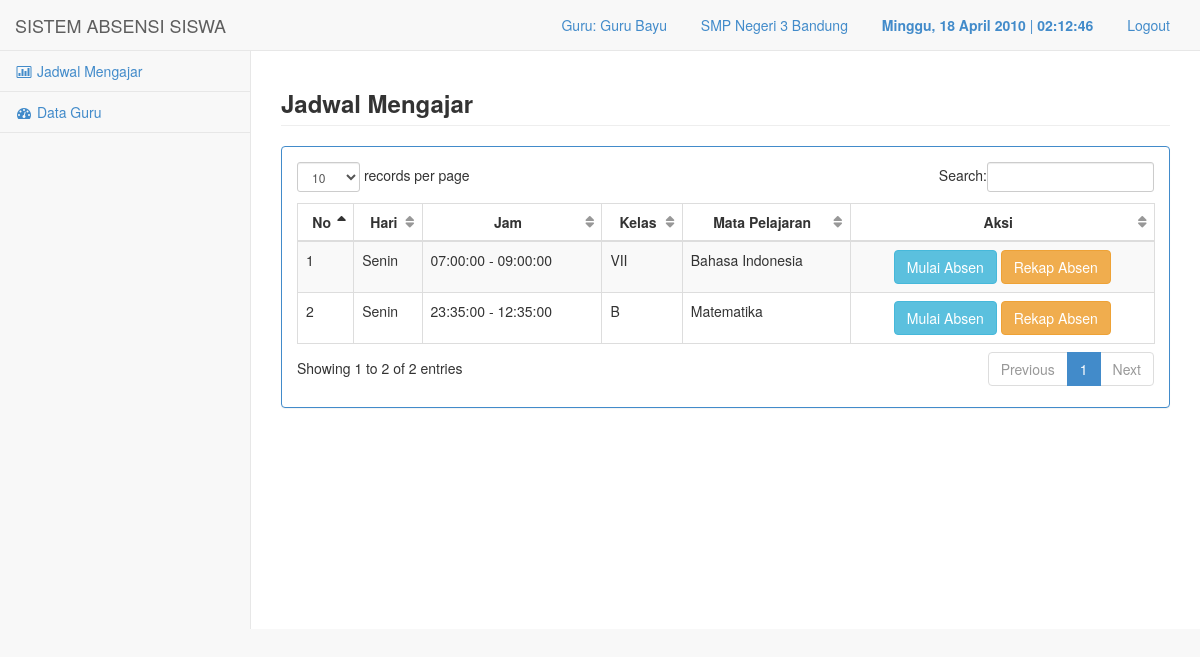
/media.php?module=jadwal_mengajar (signed in), run on the app's committed database.
### tables this page shows
CREATE TABLE `sekolah` (
  `id` int(10) NOT NULL,
  `kode` varchar(50) NOT NULL,
  `nama` varchar(100) NOT NULL,
  `alamat` text NOT NULL
);

CREATE TABLE `jadwal` (
  `idj` int(11) NOT NULL,
  `idh` int(11) NOT NULL,
  `idg` int(11) NOT NULL,
  `idk` int(11) NOT NULL,
  `idm` int(11) NOT NULL,
  `jam_mulai` time NOT NULL,
  `jam_selesai` time NOT NULL,
  `aktif` int(11) NOT NULL
);

CREATE TABLE `hari` (
  `idh` int(11) NOT NULL,
  `hari` varchar(15) NOT NULL
);

CREATE TABLE `kelas` (
  `idk` int(10) NOT NULL,
  `id` int(10) NOT NULL,
  `nama` varchar(50) NOT NULL
);

CREATE TABLE `mata_pelajaran` (
  `idm` int(11) NOT NULL,
  `nama_mp` varchar(100) NOT NULL
);

### config/fungsi.php (called while the page is built, shortened)
<?php
function tgl_ina($parameter){
$thn=substr($parameter,0,4);
$b=substr($parameter,5,2);
$tgl=substr($parameter,-2);
if($b==1) {$bln="Januari";}
else if($b==2) {$bln="Februari";}
else if($b==3) {$bln="Maret";}
else if($b==4) {$bln="April";}
$tanggal=$tgl . " ".$bln ." ".$thn;
return $tanggal;
}
function hari_ina($day)
{
if ($day=="Monday")
{$hari="Senin";}
else if ($day=="Tuesday")
{$hari="Selasa";}
else if ($day=="Wednesday")
{$hari="Rabu";}
else if ($day=="Thursday")
{$hari="Kamis";}
else if ($day=="Friday")
{$hari="Jumat";}
else if ($day=="Saturday")
{$hari="Sabtu";}
else if ($day=="Sunday")
{$hari="Minggu";}
return $hari;
}
?>

### module/guru/jadwal_mengajar.php (the view)
            <div class="row">
                <div class="col-lg-12">
					<h3 class="page-header"><strong>Jadwal Mengajar</strong></h3>
                </div>
            </div>
            <?php
            	$sql=mysql_query("select * from guru where nip='$uidi'");
            	$rs=mysql_fetch_array($sql);
             ?>
            <div class="row">
                <div class="col-lg-12">
                    <div class="panel panel-primary">
                        <div class="panel-body">
                            <div class="table-responsive">
                                <table class="table table-striped table-bordered table-hover" id="dataTables-example">
                                    <thead>
                                        <tr>
                                            <th class="text-center">No</th>
                                            <th class="text-center">Hari</th>
                                            <th class="text-center">Jam</th>
                                            <th class="text-center">Kelas</th>
                                            <th class="text-center">Mata Pelajaran</th>
                                            <th class="text-center">Aksi</th>
                                        </tr>
                                    </thead>
                                    <tbody>
<?php
$no=1;
	$sql=mysql_query("select jadwal.idj , hari.hari , kelas.nama AS nama_kelas, guru.idg AS id_guru, mata_pelajaran.nama_mp
  , jadwal.jam_selesai, jadwal.jam_mulai from jadwal,hari,kelas,guru,mata_pelajaran WHERE jadwal.idh=hari.idh AND jadwal.idk=kelas.idk AND jadwal.idg=guru.idg AND jadwal.idm=mata_pelajaran.idm
  AND guru.idg='$rs[idg]'
  ORDER BY jadwal.idh ASC");
	while($rs=mysql_fetch_array($sql)){
?>                                        <tr class="odd gradeX">
                                            <td><?php echo"$no";  ?></td>
                                            <td ><?php echo"$rs[hari]";  ?></td>
                                            <td ><?php echo"$rs[jam_mulai] - $rs[jam_selesai]";  ?></td>
                                            <td ><?php echo"$rs[nama_kelas]";  ?></td>
                                            <td ><?php echo"$rs[nama_mp]";  ?></td>
                                        <td class="text-center"><a href="./././media.php?module=absen&idj=<?php echo $rs['idj'] ?>"><button type="button" class="btn btn-info">Mulai Absen</button></a>
                                          <a href="./././media.php?module=rekap_g&idj=<?php echo $rs['idj'] ?>"><button type="button" class="btn btn-warning">Rekap Absen</button></a>
                                        </td>
                                        </tr>
<?php
$no++;}
?>
                                    </tbody>
                                </table>
                            </div>
                        </div>
                    </div>
                </div>
            </div>

### media.php (shortened to what this page needs)
<?php
if(!empty($_SESSION['nama'])){
$uidi=$_SESSION['idu'];
$usre=$_SESSION['nama'];
$level=$_SESSION['level'];
$klss=$_SESSION['idk'];
$idd=$_SESSION['id'];
include "config/fungsi.php";
?>
<!DOCTYPE html>
<html>
<head>
    <link href="css/bootstrap.min.css" rel="stylesheet">
    <link href="font-awesome/css/font-awesome.css" rel="stylesheet">
    <link href="css/plugins/dataTables/dataTables.bootstrap.css" rel="stylesheet">
    <link href="css/sb-admin.css" rel="stylesheet">
</head>
<body>
    <div id="wrapper">
        <nav class="navbar navbar-default navbar-fixed-top" role="navigation" style="margin-bottom: 0">
            <div class="navbar-header">
                <a class="navbar-brand" href="media.php?module=home">SISTEM ABSENSI SISWA</a>
            </div>
            <ul class="nav navbar-top-links navbar-right">
                <li class="dropdown">
                    <a class="dropdown-toggle" data-toggle="dropdown" href="#">
<?php
if($level=="admin") {
echo "[[$usre]]";
}
elseif($level=="guru") {
echo "Guru: $usre";
}
else {
echo "Siswa: $usre";
}
?>
                   </a>
                </li>
       <li class="dropdown">
                    <a class="dropdown-toggle" data-toggle="dropdown" href="#">
<?php
if($level=="admin" OR $level=="guru"){
	$sqla=mysql_query("select * from sekolah where id='$idd'");
	$rsa=mysql_fetch_array($sqla);
echo "$rsa[nama]" ;
}else{
	$sql=mysql_query("select * from kelas where idk='$klss'");
	$rs=mysql_fetch_array($sql);
  $sqla=mysql_query("select * from sekolah where id='$idd'");
  $rsa=mysql_fetch_array($sqla);
echo "Kelas: $rs[nama] | $rsa[nama]";
}
?>
                   </a>
                </li>
                <li class="dropdown">
                    <a class="dropdown-toggle" data-toggle="dropdown" href="#">
<?php
$tgl_lengkap= tgl_ina(date("Y-m-d"));
if ($level=="guru") {
$hhari= hari_ina(date("l"));
echo "<b>$hhari, $tgl_lengkap</b>"; echo " | <label class='labelol' id='clock'></label>";
}
else {
  echo "$tgl_lengkap";
}
 ?>
                   </a>
                </li>
                <li class="dropdown">
                    <a class="dropdown-toggle" data-toggle="" href="logout.php">
<?php echo "Logout"; ?>
                   </a>
                </li>
            </ul>
            <div class="navbar-default navbar-static-side" role="navigation">
                <div class="sidebar-collapse">
                    <ul class="nav" id="side-menu">
<?php if($level=='guru'){ ?>
                        <li>
                            <a href="media.php?module=jadwal_mengajar"><i class="fa fa-bar-chart-o fa-fw"></i> Jadwal Mengajar</a>
                        </li>
<?php } ?>
<?php if($level=='guru'){ ?>
                        <li>
                            <a href="media.php?module=guru_det"><i class="fa fa-dashboard fa-fw"></i> Data Guru</a>
                        </li>
<?php } ?>
                    </ul>
                </div>
            </div>
        </nav>
        <div id="page-wrapper">
<?php include "content.php";  ?>
        </div>
    </div>
</body>
</html>
<?php }
else {
  echo "<center><h2>Anda Harus Login Terlebih Dahulu</h2>
    <a href=index.php><b>Klik ini untuk Login</b></a></center>";
}
?>

### css/sb-admin.css (style rules this page uses)
body { padding-top: 100px; background-color: #f8f8f8; }
@media (min-width:768px) { body { padding-top: 50px; } }
#wrapper { width: 100%; height:100%; }
#page-wrapper { padding: 0 15px; min-height: 579px; height:100%; background-color: #fff; }
@media (min-width:768px) { #page-wrapper { position: inherit; margin: 0 0 0 250px; padding: 0 30px; height:100%; border-left: 1px solid #e7e7e7; } }
.navbar-top-links li { display: inline-block; }
.navbar-top-links li:last-child { margin-right: 15px; }
.navbar-top-links li a { padding: 15px; min-height: 50px; }
.navbar-static-side ul li { border-bottom: 1px solid #e7e7e7; }
@media (min-width:768px) { .navbar-static-side { z-index: 1; position: absolute; width: 250px; margin-top: 51px; } }
table.dataTable thead .sorting, table.dataTable thead .sorting_asc, table.dataTable thead .sorting_desc, table.dataTable thead .sorting_asc_disabled, table.dataTable thead .sorting_desc_disabled { background: transparent; }
table.dataTable thead .sorting_asc:after { content: "\f0de"; float: right; font-family: fontawesome; }
table.dataTable thead .sorting:after { content: "\f0dc"; float: right; font-family: fontawesome; color: rgba(50,50,50,.5); }

### media.php (style rules this page uses)
.labelol { padding: 0; margin:0; }

### data on the page
sekolah: nama "SMP Negeri 3 Bandung"
jadwal: hari.hari "Senin", jam_mulai "07:00:00", jam_selesai "09:00:00", kelas.nama "VII", mata_pelajaran.nama_mp "Bahasa Indonesia"
jadwal: hari.hari "Senin", jam_mulai "23:35:00", jam_selesai "12:35:00", kelas.nama "B", mata_pelajaran.nama_mp "Matematika"

### other printed values
$usre "Guru Bayu"
$hhari "Minggu"
$tgl_lengkap "18 April 2010"
